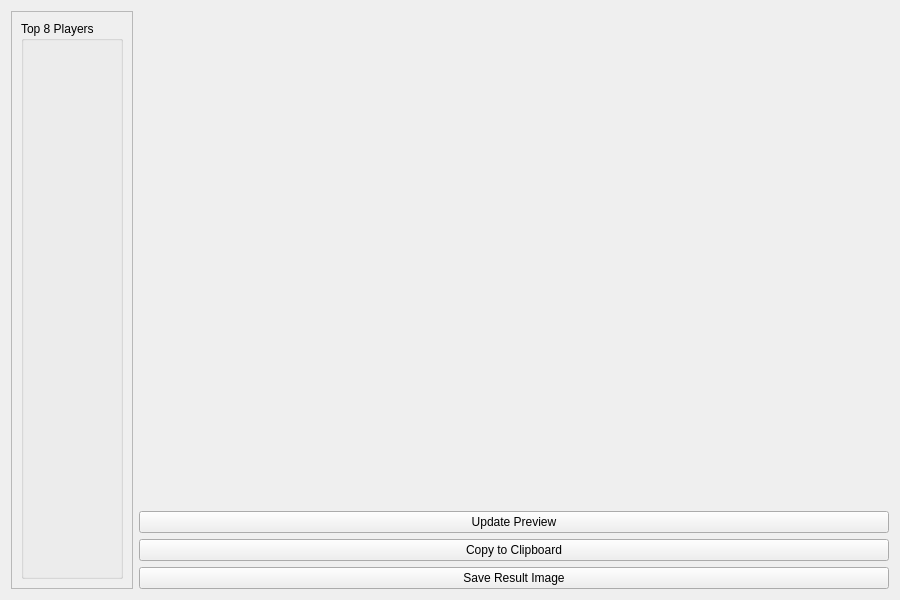
<?xml version="1.0" encoding="UTF-8"?>
<ui version="4.0">
 <class>Form</class>
 <widget class="QWidget" name="Form">
  <property name="geometry">
   <rect>
    <x>0</x>
    <y>0</y>
    <width>900</width>
    <height>600</height>
   </rect>
  </property>
  <layout class="QHBoxLayout" name="horizontalLayout">
   <item>
    <widget class="QScrollArea" name="scrollArea">
     <property name="sizePolicy">
      <sizepolicy hsizetype="Minimum" vsizetype="Expanding">
       <horstretch>0</horstretch>
       <verstretch>0</verstretch>
      </sizepolicy>
     </property>
     <property name="widgetResizable">
      <bool>true</bool>
     </property>
     <widget class="QWidget" name="scrollAreaWidgetContents">
      <layout class="QVBoxLayout" name="verticalLayout_left">
       <item>
        <widget class="QGroupBox" name="groupBoxPlayers">
         <property name="title">
          <string>Top 8 Players</string>
         </property>
         <layout class="QVBoxLayout" name="verticalLayout_group">
          <item>
           <layout class="QGridLayout" name="gridPlayers">
           </layout>
          </item>
         </layout>
        </widget>
       </item>
      </layout>
     </widget>
    </widget>
   </item>
   <item>
    <layout class="QVBoxLayout" name="verticalLayout_right">
     <item>
      <widget class="QWidget" name="resultPreview" native="true">
       <property name="sizePolicy">
        <sizepolicy hsizetype="Expanding" vsizetype="Expanding">
         <horstretch>0</horstretch>
         <verstretch>0</verstretch>
        </sizepolicy>
       </property>
       <layout class="QVBoxLayout" name="verticalLayout_preview"/>
      </widget>
     </item>
     <item>
      <widget class="QPushButton" name="btUpdatePreview">
       <property name="text">
        <string>Update Preview</string>
       </property>
      </widget>
     </item>
     <item>
      <widget class="QPushButton" name="btCopyToClipboard">
       <property name="text">
        <string>Copy to Clipboard</string>
       </property>
      </widget>
     </item>
     <item>
      <widget class="QPushButton" name="btSaveResult">
       <property name="text">
        <string>Save Result Image</string>
       </property>
      </widget>
     </item>
    </layout>
   </item>
  </layout>
 </widget>
 <resources/>
 <connections/>
</ui>
